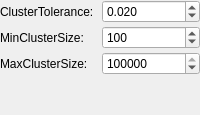
         <widget class="QWidget" name="EuclideanClusterExtraction">
          <layout class="QVBoxLayout" name="verticalLayout_4">
           <property name="spacing">
            <number>3</number>
           </property>
           <property name="leftMargin">
            <number>0</number>
           </property>
           <property name="topMargin">
            <number>0</number>
           </property>
           <property name="rightMargin">
            <number>0</number>
           </property>
           <property name="bottomMargin">
            <number>0</number>
           </property>
           <item>
            <layout class="QHBoxLayout" name="horizontalLayout_3">
             <item>
              <widget class="QLabel" name="label_8">
               <property name="text">
                <string>ClusterTolerance: </string>
               </property>
              </widget>
             </item>
             <item>
              <widget class="QDoubleSpinBox" name="dspin_tolerance">
               <property name="sizePolicy">
                <sizepolicy hsizetype="Ignored" vsizetype="Fixed">
                 <horstretch>0</horstretch>
                 <verstretch>0</verstretch>
                </sizepolicy>
               </property>
               <property name="toolTip">
                <string>Set the spatial cluster tolerance as a measure in the L2 Euclidean space</string>
               </property>
               <property name="prefix">
                <string/>
               </property>
               <property name="decimals">
                <number>3</number>
               </property>
               <property name="maximum">
                <double>999999.000000000000000</double>
               </property>
               <property name="value">
                <double>0.020000000000000</double>
               </property>
              </widget>
             </item>
            </layout>
           </item>
           <item>
            <layout class="QHBoxLayout" name="horizontalLayout_11">
             <item>
              <widget class="QLabel" name="label_9">
               <property name="text">
                <string>MinClusterSize: </string>
               </property>
              </widget>
             </item>
             <item>
              <widget class="QSpinBox" name="spin_min_cluster_size">
               <property name="sizePolicy">
                <sizepolicy hsizetype="Ignored" vsizetype="Fixed">
                 <horstretch>0</horstretch>
                 <verstretch>0</verstretch>
                </sizepolicy>
               </property>
               <property name="toolTip">
                <string>Set the minimum number of points that a cluster needs to contain in order to be considered valid.</string>
               </property>
               <property name="suffix">
                <string/>
               </property>
               <property name="prefix">
                <string/>
               </property>
               <property name="maximum">
                <number>9999999</number>
               </property>
               <property name="value">
                <number>100</number>
               </property>
              </widget>
             </item>
            </layout>
           </item>
           <item>
            <layout class="QHBoxLayout" name="horizontalLayout_12">
             <item>
              <widget class="QLabel" name="label_10">
               <property name="text">
                <string>MaxClusterSize: </string>
               </property>
              </widget>
             </item>
             <item>
              <widget class="QSpinBox" name="spin_max_cluster_size">
               <property name="sizePolicy">
                <sizepolicy hsizetype="Ignored" vsizetype="Fixed">
                 <horstretch>0</horstretch>
                 <verstretch>0</verstretch>
                </sizepolicy>
               </property>
               <property name="toolTip">
                <string>Set the maximum number of points that a cluster needs to contain in order to be considered valid.</string>
               </property>
               <property name="prefix">
                <string/>
               </property>
               <property name="maximum">
                <number>99999999</number>
               </property>
               <property name="value">
                <number>99999999</number>
               </property>
              </widget>
             </item>
            </layout>
           </item>
           <item>
            <spacer name="verticalSpacer_4">
             <property name="orientation">
              <enum>Qt::Vertical</enum>
             </property>
             <property name="sizeHint" stdset="0">
              <size>
               <width>20</width>
               <height>40</height>
              </size>
             </property>
            </spacer>
           </item>
          </layout>
         </widget>
